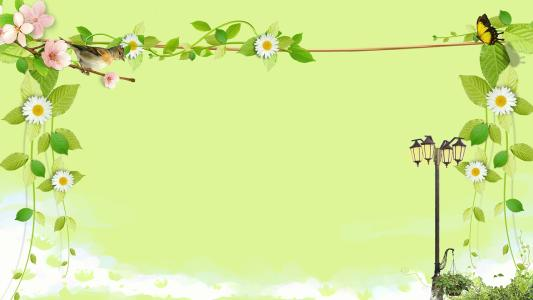
#> input picture 第2章-处理文件、摄像头和图形用户界面/test.jpg, 533 x 300 px
$ python 2.1.1.py
#> lines starting #> are read from the running program, lines starting #| are printed output that depends on the picture
"""
2.1.1 读写图像文件
"""
import cv2

grayImage = cv2.imread('test.jpg', cv2.IMREAD_GRAYSCALE)
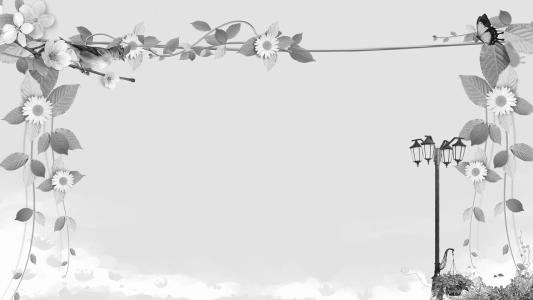
#> grayImage: shape (300, 533); min 3, max 255, mean 218.2
cv2.imshow('win', grayImage)
cv2.imwrite('test.png', grayImage)
